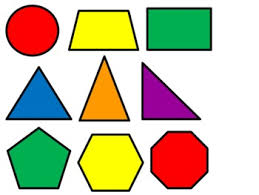
#> input picture shape4.jpg, 259 x 195 px, found by its file name
$ python imgprocessing.py
#> lines starting #> are read from the running program, lines starting #| are printed output that depends on the picture; after the words box and inside, x2 and y2 are one past the last pixel; in counts of white or black regions, pixels touching at a corner belong together
import numpy as np
import cv2 as cv
img = cv.imread("resources/shape4.jpg")
#> img is the input picture: shape (195, 259, 3); mean B, G, R 163.5, 193.2, 201.6
imgcontour=img.copy()

def getcountours(img):
    contours,hier=cv.findContours(img,cv.RETR_EXTERNAL,cv.CHAIN_APPROX_NONE)
    for c in contours:
        area=cv.contourArea(c)
        print(area)
        if area>500:
            cv.drawContours(imgcontour, c, -1, (255, 0, 0))
            peri=cv.arcLength(c,True)
            print(peri)
            approx=cv.approxPolyDP(c,0.02*peri,True)
            objcor=len(approx)
            x,y,w,h=cv.boundingRect(approx)
            if objcor==3: objtype="Triangle"
            else: objtype="None"
            cv.rectangle(imgcontour,(x,y),(x+w,y+h),(0,255,0),2)
            cv.putText(imgcontour,objtype,
                       (x+(w//2)-10,y+(h//2)-10),
                       cv.FONT_HERSHEY_COMPLEX,0.5,(0,0,0),2
                       )

imggra=cv.cvtColor(img,cv.COLOR_BGR2GRAY)
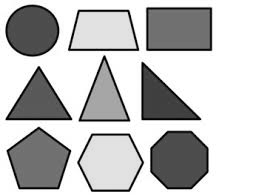
#> imggra: shape (195, 259); min 0, max 255, mean 192.3
blur=cv.GaussianBlur(imggra,(7,7),1)
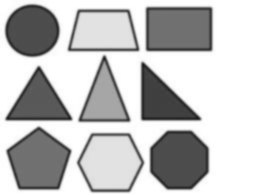
#> blur: shape (195, 259); min 25, max 255, mean 192.3
can=cv.Canny(blur,50,50)
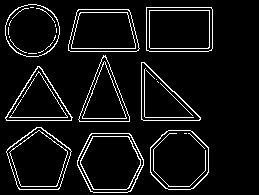
#> can: shape (195, 259); 6.8% white in thin lines or dots, all inside (x1, y1, x2, y2) = (5, 4, 213, 193)
cv.imshow("img",img)
cv.imshow("graybl",blur)
cv.imshow("can",can)
getcountours(can)
#> in getcountours, `contours,hier=cv.findContours(img,cv.RETR_EXTERNAL,cv.CHAIN_APPROX_NONE)`: contours = 9 contours; largest, box (x1, y1, x2, y2) and area: (77, 133, 144, 193) 3165, (146, 7, 213, 52) 2895, (6, 127, 72, 190) 2879, (150, 130, 209, 190) 2870, (68, 9, 140, 52) 2612
#> the loop in getcountours, `for c in contours:` made 9 passes
#> (area, peri, approx, objcor, x, y, w, h) on passes 4 to 8: (1951.5, 202.8, [[5, 117], [72, 117], [39, 66]], 3, 5, 66, 68, 52), (1878.5, 200.6, [[141, 62], [141, 119], [200, 119]], 3, 141, 62, 60, 58), (1822, 205.5, [[103, 55], [78, 119], [129, 121]], 3, 78, 55, 52, 67), (2612, 211.9, [[77, 10], [68, 50], [138, 50], [128, 9]], 4, 68, 9, 71, 42), (2895, 217.7, [[146, 7], [146, 50], [211, 50], [211, 7]], 4, 146, 7, 66, 44)
#> (area, peri, objcor, x, y, w, h, objtype) on passes 1, 2, 3, 9: (3165, 217.2, 6, 77, 133, 67, 59, 'None'), (2870.5, 195.9, 8, 150, 130, 59, 59, 'None'), (2879, 211.8, 5, 6, 127, 66, 63, 'None'), (2238, 176.9, 8, 5, 4, 55, 53, 'None')
#> (printed output is left out)
#> after the loop in getcountours, `for c in contours:`:
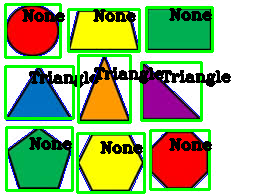
#> imgcontour: shape (195, 259, 3); mean B, G, R 129.1, 182.7, 159.3
cv.imshow("contour",imgcontour)
cv.waitKey(0)
